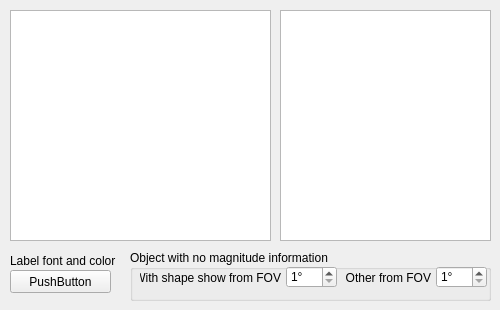
     <widget class="QWidget" name="stackedWidget_2Page3">
      <widget class="QTreeView" name="treeView">
       <property name="geometry">
        <rect>
         <x>10</x>
         <y>10</y>
         <width>261</width>
         <height>231</height>
        </rect>
       </property>
       <property name="alternatingRowColors">
        <bool>true</bool>
       </property>
      </widget>
      <widget class="QTreeView" name="treeView_2">
       <property name="geometry">
        <rect>
         <x>280</x>
         <y>10</y>
         <width>211</width>
         <height>231</height>
        </rect>
       </property>
       <property name="editTriggers">
        <set>QAbstractItemView::NoEditTriggers</set>
       </property>
       <property name="alternatingRowColors">
        <bool>true</bool>
       </property>
       <property name="selectionBehavior">
        <enum>QAbstractItemView::SelectItems</enum>
       </property>
      </widget>
      <widget class="QLabel" name="label_10">
       <property name="geometry">
        <rect>
         <x>10</x>
         <y>250</y>
         <width>111</width>
         <height>21</height>
        </rect>
       </property>
       <property name="text">
        <string>Label font and color</string>
       </property>
      </widget>
      <widget class="CFontColorButton" name="pushButton_7">
       <property name="geometry">
        <rect>
         <x>10</x>
         <y>270</y>
         <width>101</width>
         <height>23</height>
        </rect>
       </property>
       <property name="text">
        <string>PushButton</string>
       </property>
      </widget>
      <widget class="QGroupBox" name="groupBox_5">
       <property name="geometry">
        <rect>
         <x>130</x>
         <y>250</y>
         <width>361</width>
         <height>51</height>
        </rect>
       </property>
       <property name="title">
        <string>Object with no magnitude information</string>
       </property>
       <widget class="QLabel" name="label_35">
        <property name="geometry">
         <rect>
          <x>10</x>
          <y>20</y>
          <width>141</width>
          <height>16</height>
         </rect>
        </property>
        <property name="text">
         <string>With shape show from FOV</string>
        </property>
        <property name="alignment">
         <set>Qt::AlignRight|Qt::AlignTrailing|Qt::AlignVCenter</set>
        </property>
       </widget>
       <widget class="QDoubleSpinBox" name="doubleSpinBox_a">
        <property name="geometry">
         <rect>
          <x>156</x>
          <y>16</y>
          <width>51</width>
          <height>22</height>
         </rect>
        </property>
        <property name="prefix">
         <string/>
        </property>
        <property name="suffix">
         <string>°</string>
        </property>
        <property name="decimals">
         <number>0</number>
        </property>
        <property name="minimum">
         <double>1.000000000000000</double>
        </property>
        <property name="maximum">
         <double>90.000000000000000</double>
        </property>
       </widget>
       <widget class="QLabel" name="label_36">
        <property name="geometry">
         <rect>
          <x>210</x>
          <y>20</y>
          <width>91</width>
          <height>16</height>
         </rect>
        </property>
        <property name="text">
         <string>Other from FOV</string>
        </property>
        <property name="alignment">
         <set>Qt::AlignRight|Qt::AlignTrailing|Qt::AlignVCenter</set>
        </property>
       </widget>
       <widget class="QDoubleSpinBox" name="doubleSpinBox_b">
        <property name="geometry">
         <rect>
          <x>306</x>
          <y>16</y>
          <width>51</width>
          <height>22</height>
         </rect>
        </property>
        <property name="suffix">
         <string>°</string>
        </property>
        <property name="decimals">
         <number>0</number>
        </property>
        <property name="minimum">
         <double>1.000000000000000</double>
        </property>
        <property name="maximum">
         <double>90.000000000000000</double>
        </property>
       </widget>
      </widget>
     </widget>
